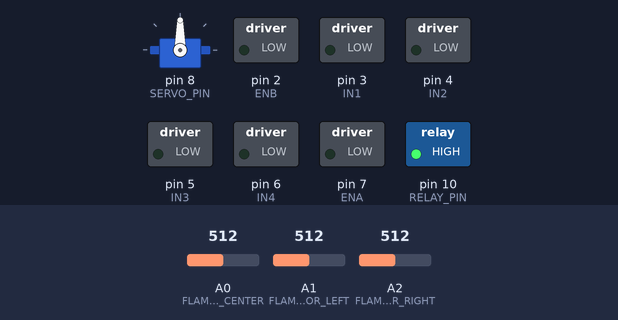
The sketch below on a simulated Arduino Uno, built with avr-gcc and run on an emulated ATmega328P. Shown: servo, switched loads named in the sketch (green lamp = pin HIGH). The test bench sets the inputs (shaded band); at power-on: A0 (FLAME_SENSOR_CENTER) = 512, A1 (FLAME_SENSOR_LEFT) = 512, A2 (FLAME_SENSOR_RIGHT) = 512. What the sketch prints to the serial monitor is not drawn.

Above: at 1.3 s.
1.4 s: A0 (FLAME_SENSOR_CENTER) set to 310
2.9 s: A0 (FLAME_SENSOR_CENTER) set to 292
At 5.0 s:
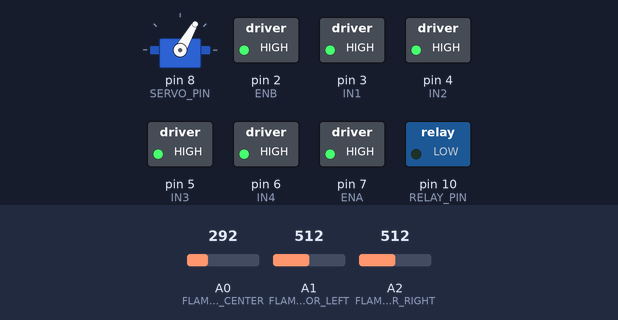
6.0 s: A0 (FLAME_SENSOR_CENTER) set to 306
At 7.0 s:
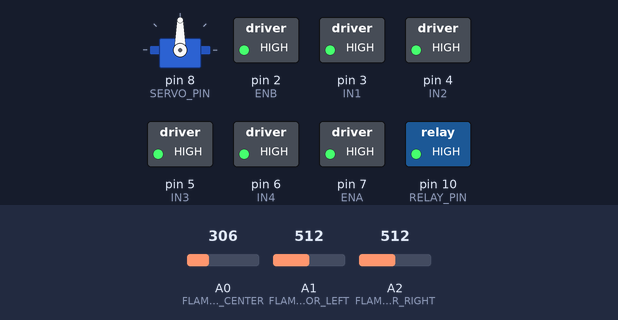
8.6 s: A1 (FLAME_SENSOR_LEFT) set to 306
10.1 s: A1 (FLAME_SENSOR_LEFT) set to 291
At 12.8 s:
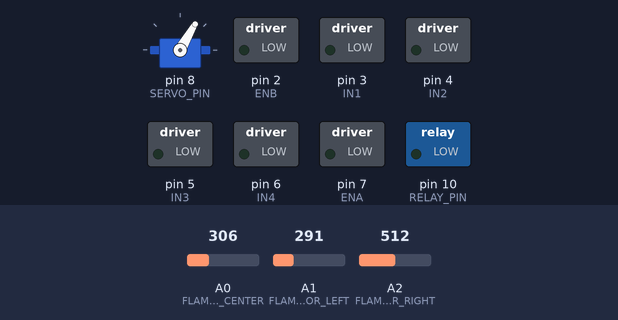
13.2 s: A1 (FLAME_SENSOR_LEFT) set to 310
At 14.5 s:
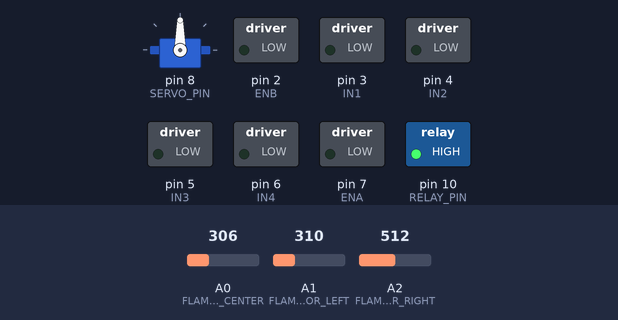
Timing chart, 0 to 16.1 s (numbered marks = the images above; inputs shaded):
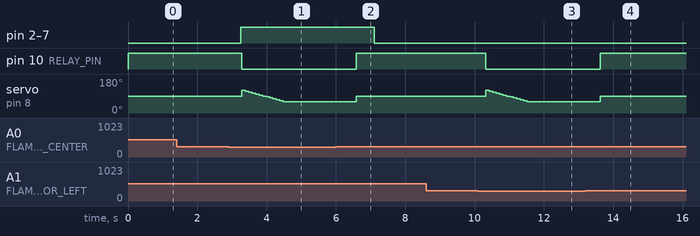

Measured:
- the behaviour switches between 300 and 299 on A0 (FLAME_SENSOR_CENTER) (found by bisection; images 0 and 1)
- the behaviour switches between 300 and 299 on A1 (FLAME_SENSOR_LEFT) (found by bisection; images 2 and 3)
- after the input at 1.4 s, every drawn part: stays the same
- after the input at 2.9 s, pin 2 (ENB), pin 3 (IN1), pin 4 (IN2), pin 5 (IN3), pin 6 (IN4), pin 7 (ENA): LOW → HIGH after 0.35 s; pin 10 (RELAY_PIN): HIGH → LOW after 0.38 s; servo on pin 8 (SERVO_PIN): 90° → 120° after 0.38 s, → 115° 0.10 s later, → 110° 0.10 s later, → 105° 0.10 s later, … (13 changes in this stretch)
- after the input at 6.0 s, pin 2 (ENB), pin 3 (IN1), pin 4 (IN2), pin 5 (IN3), pin 6 (IN4), pin 7 (ENA): HIGH → LOW after 1.1 s; pin 10 (RELAY_PIN): goes on until 6.6 s, then stays HIGH; servo on pin 8 (SERVO_PIN): goes on until 6.6 s, then stays 90°
- after the input at 8.6 s, every drawn part: stays the same
- after the input at 10.1 s, pin 10 (RELAY_PIN): HIGH → LOW after 0.22 s; servo on pin 8 (SERVO_PIN): 90° → 120° after 0.22 s, → 115° 0.10 s later, → 110° 0.10 s later, → 105° 0.10 s later, … (13 changes in this stretch)
- after the input at 13.2 s, pin 10 (RELAY_PIN): goes on until 13.6 s, then stays HIGH; servo on pin 8 (SERVO_PIN): goes on until 13.6 s, then stays 90°

The sketch:

FIRE_FIGHTING_ROBOT_OFFICIAL_CODE.ino
```cpp
#include <Servo.h>

// Define flame sensor pins
#define FLAME_SENSOR_LEFT A1
#define FLAME_SENSOR_CENTER A0
#define FLAME_SENSOR_RIGHT A2

// Define motor driver pins
#define ENB 2
#define ENA 7
#define IN1 3  // Left Motor Forward
#define IN2 4  // Left Motor Backward
#define IN3 5  // Right Motor Forward
#define IN4 6 // Right Motor Backward

// Define relay for water pump
#define RELAY_PIN 10

// Define servo motor pin
#define SERVO_PIN 8

// Create Servo object
Servo waterServo;

// Flame sensor threshold
#define FIRE_DETECTED_THRESHOLD 300  // Adjust based on sensor readings

void setup() {
    // Initialize Serial Monitor
    Serial.begin(9600);

    // Set motor pins as output
    pinMode(ENB, OUTPUT);
    pinMode(ENA, OUTPUT);
    pinMode(IN1, OUTPUT);
    pinMode(IN2, OUTPUT);
    pinMode(IN3, OUTPUT);
    pinMode(IN4, OUTPUT);

    // Set relay as output
    pinMode(RELAY_PIN, OUTPUT);
    digitalWrite(RELAY_PIN, HIGH);  // Ensure relay (pump) is OFF at startup

    // Initialize servo motor
    waterServo.attach(SERVO_PIN);
    waterServo.write(90); // Set initial servo position to center

    // Set flame sensor pins as input
    pinMode(FLAME_SENSOR_LEFT, INPUT);
    pinMode(FLAME_SENSOR_CENTER, INPUT);
    pinMode(FLAME_SENSOR_RIGHT, INPUT);

    Serial.println("🚀 Fire Fighting Robot Initialized...");
}

void loop() {
    // Read flame sensor values
    int flameLeft = analogRead(FLAME_SENSOR_LEFT);
    int flameCenter = analogRead(FLAME_SENSOR_CENTER);
    int flameRight = analogRead(FLAME_SENSOR_RIGHT);

    // Print sensor values to Serial Monitor
    Serial.print("Flame Left: ");
    Serial.print(flameLeft);
    Serial.print(" | Flame Center: ");
    Serial.print(flameCenter);
    Serial.print(" | Flame Right: ");
    Serial.println(flameRight);

    // Check flame detection
    if (flameCenter < FIRE_DETECTED_THRESHOLD) {
        Serial.println("🔥 Fire Detected at Center! Moving Forward...");
        moveForward();
        activateWaterPump();
    }
    else if (flameLeft < FIRE_DETECTED_THRESHOLD) {
        Serial.println("🔥 Fire Detected at Left! Turning Left...");
        turnLeft();
        activateWaterPump();
    }
    else if (flameRight < FIRE_DETECTED_THRESHOLD) {
        Serial.println("🔥 Fire Detected at Right! Turning Right...");
        turnRight();
        activateWaterPump();
    }
    else {
        Serial.println("✅ No Fire Detected. Stopping...");
        stopMotors();

     // Ensure pump is OFF when no fire is detected
    }

    delay(500); // Delay for stability
}

// Function to move forward
void moveForward() {
  int speed =110;
    digitalWrite(IN1, HIGH);
    digitalWrite(IN2, HIGH);
    digitalWrite(IN3, HIGH);
    digitalWrite(IN4, HIGH);
    digitalWrite(ENB,speed);
    digitalWrite(ENA,speed);
}

// Function to turn left
void turnLeft() {
  int speed = 110;
    digitalWrite(IN1, LOW);
    digitalWrite(IN2, HIGH);
    digitalWrite(IN3, HIGH);
    digitalWrite(IN4, LOW);
    digitalWrite(ENB,speed);
    digitalWrite(ENA,speed);  // Adjust timing
    stopMotors();

}

// Function to turn right
void turnRight() {
  int speed =110;
    digitalWrite(IN1, HIGH);
    digitalWrite(IN2, LOW);
    digitalWrite(IN3, LOW);
    digitalWrite(IN4, HIGH);
    digitalWrite(ENB,speed);
    digitalWrite(ENA,speed);  // Adjust timing
    stopMotors();
}

// Function to stop motors
void stopMotors() {
    digitalWrite(IN1, LOW);
    digitalWrite(IN2, LOW);
    digitalWrite(IN3, LOW);
    digitalWrite(IN4, LOW);
    digitalWrite(ENB,0);
    digitalWrite(ENA,0);
}

// Function to activate water pump and move servo
void activateWaterPump() {
    Serial.println("🚰 Activating Water Pump...");
    digitalWrite(RELAY_PIN, LOW);  // Turn ON the water pump

    // Move the servo from left to right
    for (int pos = 60; pos <= 120; pos += 5) {
        waterServo.write(pos);
    }
   // Move the servo from right to left
    for (int pos = 120; pos >= 60; pos -= 5) {
        waterServo.write(pos);
        delay(100);
    }

    delay(2000);  // Pump stays on for 2 seconds
    deactivateWaterPump();  // Turn off the water pump

}


// Function to deactivate water pump
void deactivateWaterPump() {
    Serial.println("✅ Deactivating Water Pump...");
    digitalWrite(RELAY_PIN, HIGH);  // Turn OFF the water pump
    waterServo.write(90); // Reset servo to center position
}
```
